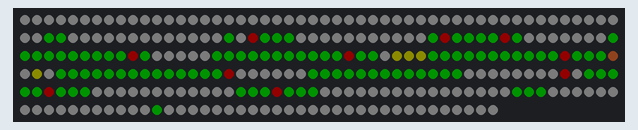
Recording of a program running on a simulated ESP8266 (NodeMCU). Parts: 290 RGB LEDs in strip order, left to right, continuing on the next row. Dim RGB values are drawn brighter than linear; random numbers use the default seed unless the program sets one; what the program prints to the serial monitor is not drawn.

Above: at 0.1 s.
At 24.73 s:
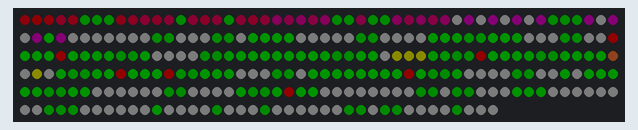
At 25.66 s:
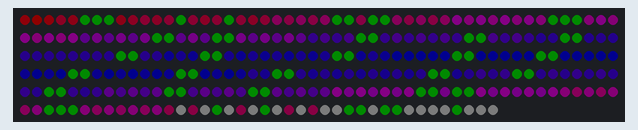
At 32.48 s:
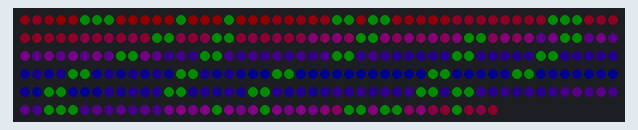
At 39.61 s:
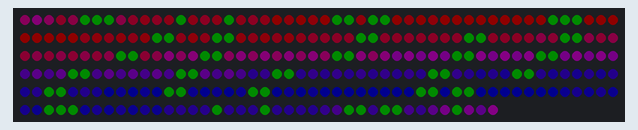

The program:

main.cpp
```cpp
// -----------------------------------------------
// Projekt: LED Matrix mit Tischtennisbällen groß
// -----------------------------------------------
// Verion 0.1.1  Einfache Funktion von Links
// Verion 0.1.2  Einfache Funktion in die Mitte

#include <Arduino.h>
#include <FastLED.h>
#include <Declaration.c>
#include <Background.c>


void setup() {
  Serial.begin(115200);
  Serial.println("Start");
  FastLED.addLeds <NEOPIXEL, DATA_PIN> (LEDs, NUM_LEDS)   // FastLED die Definitionen mitteilen
    .setCorrection(TypicalLEDStrip)                       // Regenbogen
    .setDither(Helligkeit < 255);                         // Regenbogen
  FastLED.setBrightness(Helligkeit);                      // Stellen Sie die Master-Helligkeitsregelung ein
}


// ****************************************************************************************************************************
// Hauptschleife
// ****************************************************************************************************************************
void loop() {

  // Regenbogen();

  HG_Farbe (0, 0, 0);
  // Logo (50,0,0);
  for (int i = 0 ; i < 30 ; i++) {        // Christmas, Tannenbaum
    Christmas();
    FastLED.show();
    delay(800);
  }
  HG_LR (40,0,0,0,0,40,'L',2);            // Startwert, Endwert nach RGB, Richtung, Schrittgröße
                                          // Rot-Start,Rot-Ende, Grün-Start,Grün-Ende, Blau-Start,BlauEnde, Richtung, SG
                                          // HG_LR (40,0,0,0,0,40,'L',2);  1 Farbe  / Dunkel
                                          // HG_LR (80,0,0,0,0,80,'L',4);  1 Farbe  / hell
                                          // HG_LR (40,0,0,0,0,40,'L',4);  2 Farben / Dunkel
                                          // HG_LR (80,0,40,0,0,80,'L',4); 3 Farben / hell
  HG_LR (0,36,0,0,36,0,'K',6);            // Startwert, Endwert nach RGB, Richtung, Schrittgröße
                                          //  HG_LR (0,36,0,0,36,0,'K',6);

  FastLED.show();
  delay(1000);
}
```

Background.c
```cpp
// ****************************************************************************************************************************
// Hintergrund Farbe setzen und anzeigen
// ****************************************************************************************************************************
void HG_Farbe ( short R, short G, short B ) {
  for(int i = 0; i < NUM_LEDS; i++) {
    LEDs[i] = CRGB(R,G,B);
  }
}

// ****************************************************************************************************************************
// Christmas
// Zeichen über festes Array anzeigen
// ****************************************************************************************************************************
const int grean [1] [105] =
{
  {53,72,91,110,129,148,167,186,205,224,243,261,
   52,71,90,109,128,147,166,185,204,223,242,
   70,89,108,127,146,165,184,203,222,241,
   69,88,107,126,145,164,183,202,221,
   87,106,125,144,163,182,201,220,
   67,86,105,124,143,162,181,200,219,
   85,104,123,142,161,180,199,218,
   84,103,122,141,160,179,198,
   102,121,140,159,178,197,
   101,120,139,158,177,
   100,119,138,157,176,195,
   99,118,137,156,175,
   117,136,155,174,
   116,135,154,
   134,153
   }
};
const int yellow  [1] [4] =
{
  {133,132,151,131}
};

void Christmas ( ) {
  HG_Farbe (10,10,10);
  for (int i = 0 ; i < 105 ; i++) {      // Baum
    LEDs[(grean[0][i])] = CRGB(0,50,0);  // CRGB(Rot,Gruen,Blau);
  }
  for (int i = 0 ; i < 4 ; i++) {       // Stern
    LEDs[(yellow[0][i])] = CRGB(30,30,0); // CRGB(Rot,Gruen,Blau);
  }
  LEDs[149] = CRGB(40,20,8); // Stamm

  for (int i = 0 ; i < 10 ; i++) {      // Beleuchtung
    LEDs[(grean[0][ rand() % (105 - 0 +1) ])] = CRGB(50,0,0);  // CRGB(Rot,Gruen,Blau);
  }

}

// ****************************************************************************************************************************
// Logo M W
// Zeichen über festes Array anzeigen
// ****************************************************************************************************************************
const int Digits [2] [33] =
{
  {6,5,13,26,27,45,46,66,67,87,88,108,109,127,126,144,143,163,164,184,185,203,202,220,219,237,236,253,252,266,277,278,286},
  {7,17,30,29,45,44,62,61,79,78,96,95,115,116,136,137,155,154,172,171,191,192,212,213,233,234,253,254,270,281,280, -1, -1},
};

void Logo ( short R, short G, short B ) {

  for (int i = 0 ; i < 33 ; i++) {
    LEDs[(Digits[0][i])] = CRGB(R,G,B); // CRGB(Rot,Gruen,Blau);
    LEDs[(Digits[1][i])] = CRGB(R,G,B);
  }
}


// ****************************************************************************************************************************
// Hintergrund von links nach rechts einmal ausgeben
// ****************************************************************************************************************************
void HG_LR (short Rstart, short Rende, short Gstart, short Gende, short Bstart, short Bende, char Richtung, short SG ) {
  short Rot = Rstart;
  short Gruen = Gstart;
  short Blau = Bstart;
  boolean Rb = false;
  boolean Gb = false;
  boolean Bb = false;
  short SK = 0;
  short AnzLED =0;

  if (Rstart > Rende) Rb = true;                       // Startwert hoch oder runter zählen
  if (Gstart > Gende) Gb = true;                       // Startwert hoch oder runter zählen
  if (Bstart > Bende) Bb = true;                       // Startwert hoch oder runter zählen

  if (Richtung == 'L') {                               // Von Links nach Rechts Verschieben
    SK = Spalten;
    AnzLED = SpaltenLED;
  }
  if (Richtung == 'K') {                               // Von Aussen nach Innen Verschieben
    SK = Kreise;
    AnzLED = KreiseLED;
  }

  for(int V = 0; V < 40; V++){                         // Verschiebungen
    for(int i = 0; i < SK; i++){                       // Spalte / Kreise
                                                       // Farbberechnung
        if (Rstart != Rende ) {                        // Rot verändern ?
          if (Rb) {
            Rot -= SG;
            if (Rot == Rende or Rot == Rstart) {
              Rb = false;
            }
          } else {
            Rot += SG;
            if (Rot == Rende or Rot == Rstart) {
              Rb = true;
            }
          }
        }
        if (Gstart != Gende ) {                        // Grün verändern ?
          if (Gb) {
            Gruen -= SG;
            if (Gruen == Gende or Gruen == Gstart) {
              Gb = false;
            }
          } else {
            Gruen += SG;
            if (Gruen == Gende or Gruen == Gstart) {
              Gb = true;
            }
          }
        }
        if (Bstart != Bende ) {                        // Blau verändern ?
          if (Bb) {
            Blau -= SG;
            if (Blau == Bende or Blau == Bstart) {
              Bb = false;
            }
          } else {
            Blau += SG;
            if (Blau == Bende or Blau == Bstart) {
              Bb = true;
            }
          }
        }
      for(int j = 0; j < AnzLED; j++){                    // LED's
        if (Richtung == 'L') {
          LEDs[LEDMatrixL[i][j]] = CRGB(Rot,Gruen,Blau);  // einzelne LED setzen
        }
        if (Richtung == 'K') {
          LEDs[LEDMatrixK[i][j]] = CRGB(Rot,Gruen,Blau);  // einzelne LED setzen
        }
        // FastLED.show();
        // delay(1);
      }
      Logo (0,30,0);
      FastLED.show();
      delay(30);
    }
    // FastLED.show();
    // delay(100);
  }
}

// ****************************************************************************************************************************
// Regenbogen - Hintergrund
// Diese Funktion zeichnet Regenbogen mit einem sich ständig ändernden,
// stark variierender Parametersatz.
// ****************************************************************************************************************************
void Regenbogen()
{
  static uint16_t PseudoZeit = 0;
  static uint16_t LetzteMSec = 0;
  static uint16_t Farbton16 = 0;

  uint8_t sat8 = beatsin88( 87, 220, 250);
  uint8_t brightdepth = beatsin88( 341, 96, 224);
  uint16_t brightnessthetainc16 = beatsin88( 203, (25 * 256), (40 * 256));
  uint8_t msmultiplier = beatsin88(147, 23, 60);

  uint16_t hue16 = Farbton16;
  uint16_t hueinc16 = beatsin88(113, 1, 3000);

  uint16_t ms = millis();
  uint16_t deltams = ms - LetzteMSec;
  LetzteMSec  = ms;
  PseudoZeit += deltams * msmultiplier;
  Farbton16  += deltams * beatsin88( 400, 5,9);
  uint16_t brightnesstheta16 = PseudoZeit;

  for( uint16_t i = 0 ; i < NUM_LEDS; i++) {
    hue16 += hueinc16;
    uint8_t hue8 = hue16 / 256;

    brightnesstheta16  += brightnessthetainc16;
    uint16_t b16 = sin16( brightnesstheta16  ) + 32768;

    uint16_t bri16 = (uint32_t)((uint32_t)b16 * (uint32_t)b16) / 65536;
    uint8_t bri8 = (uint32_t)(((uint32_t)bri16) * brightdepth) / 65536;
    bri8 += (255 - brightdepth);

    CRGB NeueFarbe = CHSV( hue8, sat8, bri8);

    uint16_t LED_Nr = i;
    LED_Nr = (NUM_LEDS-1) - LED_Nr;

    nblend( LEDs[LED_Nr], NeueFarbe, 64);
  }
}
```

Source omitted: Declaration.c (data table, 4816 bytes)
